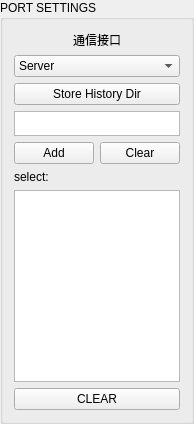
     <widget class="QGroupBox" name="groupBox">
      <property name="enabled">
       <bool>true</bool>
      </property>
      <property name="sizePolicy">
       <sizepolicy hsizetype="Preferred" vsizetype="Preferred">
        <horstretch>2</horstretch>
        <verstretch>0</verstretch>
       </sizepolicy>
      </property>
      <property name="maximumSize">
       <size>
        <width>150</width>
        <height>16777215</height>
       </size>
      </property>
      <property name="title">
       <string>PORT SETTINGS</string>
      </property>
      <layout class="QVBoxLayout" name="verticalLayout_3">
       <item>
        <layout class="QVBoxLayout" name="verticalLayout_19">
         <item>
          <widget class="QLabel" name="label_12">
           <property name="text">
            <string>通信接口</string>
           </property>
           <property name="alignment">
            <set>Qt::AlignCenter</set>
           </property>
          </widget>
         </item>
         <item>
          <widget class="QComboBox" name="comunication_protocal">
           <property name="minimumSize">
            <size>
             <width>0</width>
             <height>0</height>
            </size>
           </property>
           <item>
            <property name="text">
             <string>Server</string>
            </property>
           </item>
           <item>
            <property name="text">
             <string>Client</string>
            </property>
           </item>
           <item>
            <property name="text">
             <string>Uart</string>
            </property>
           </item>
          </widget>
         </item>
        </layout>
       </item>
       <item>
        <widget class="QPushButton" name="StoreDir">
         <property name="text">
          <string>Store History Dir</string>
         </property>
        </widget>
       </item>
       <item>
        <widget class="QTextEdit" name="te_addrEdit">
         <property name="maximumSize">
          <size>
           <width>16777215</width>
           <height>25</height>
          </size>
         </property>
        </widget>
       </item>
       <item>
        <layout class="QHBoxLayout" name="horizontalLayout_6">
         <item>
          <widget class="QPushButton" name="pb_addAddr">
           <property name="text">
            <string>Add</string>
           </property>
          </widget>
         </item>
         <item>
          <widget class="QPushButton" name="pb_deleteAddr">
           <property name="text">
            <string>Clear</string>
           </property>
          </widget>
         </item>
        </layout>
       </item>
       <item>
        <widget class="QLabel" name="total_id_display">
         <property name="text">
          <string>select:</string>
         </property>
        </widget>
       </item>
       <item>
        <widget class="QListWidget" name="shortAddr"/>
       </item>
       <item>
        <widget class="QPushButton" name="bt_clear">
         <property name="statusTip">
          <string>Clear input data</string>
         </property>
         <property name="text">
          <string>CLEAR</string>
         </property>
        </widget>
       </item>
      </layout>
     </widget>
